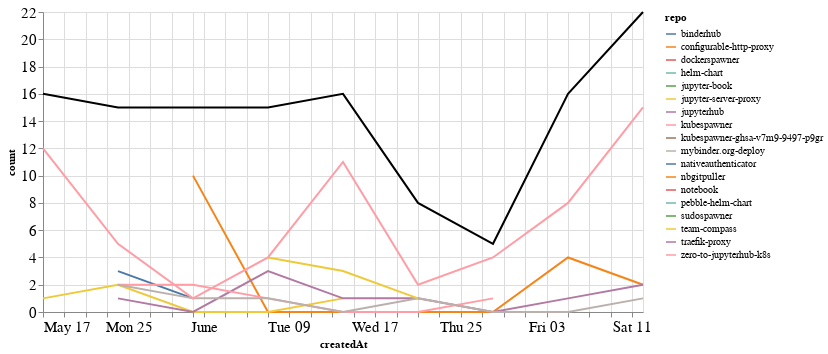

Here is the notebook cell this chart was saved with:
### Markdown cell above
## Comments

### Code cell
comments_time = comments.groupby('repo').resample('W', on='createdAt').count()['author'].reset_index()
comments_time = comments_time.rename(columns={'author': 'count'})
comments_time_total = comments_time.groupby('createdAt').agg({"count": "sum"}).reset_index()
ch1 = alt.Chart(comments_time, width=600).mark_line().encode(
    x='createdAt',
    y='count',
    color='repo',
    tooltip="repo"
)

ch2 = alt.Chart(comments_time_total, width=600).mark_line(color="black").encode(
    x='createdAt',
    y='count',
)

ch1 + ch2

### Figure 1 — Vega-Lite specification as saved in the notebook (floating-point values rounded to 4 significant figures)
{"config": {"axisLeft": {"labelFontSize": 15}, "axisBottom": {"labelFontSize": 15}}, "layer": [{"data": {"name": "data-ae544c1c4b51043bd2681ccf285756d8"}, "mark": "line", "encoding": {"color": {"type": "nominal", "field": "repo"}, "tooltip": {"type": "nominal", "field": "repo"}, "x": {"type": "temporal", "field": "createdAt"}, "y": {"type": "quantitative", "field": "count"}}, "width": 600}, {"data": {"name": "data-80820a0e89eb539f0df53635796e2643"}, "mark": {"type": "line", "color": "black"}, "encoding": {"x": {"type": "temporal", "field": "createdAt"}, "y": {"type": "quantitative", "field": "count"}}, "width": 600}], "$schema": "https://vega.github.io/schema/vega-lite/v4.8.1.json", "datasets": {"data-ae544c1c4b51043bd2681ccf285756d8": [{"repo": "binderhub", "createdAt": "2020-05-24T00:00:00", "count": 3}, {"repo": "binderhub", "createdAt": "2020-05-31T00:00:00", "count": 1}, {"repo": "configurable-http-proxy", "createdAt": "2020-05-31T00:00:00", "count": 10}, {"repo": "configurable-http-proxy", "createdAt": "2020-06-07T00:00:00", "count": 0}, {"repo": "configurable-http-proxy", "createdAt": "2020-06-14T00:00:00", "count": 0}, {"repo": "configurable-http-proxy", "createdAt": "2020-06-21T00:00:00", "count": 0}, {"repo": "configurable-http-proxy", "createdAt": "2020-06-28T00:00:00", "count": 0}, {"repo": "configurable-http-proxy", "createdAt": "2020-07-05T00:00:00", "count": 4}, {"repo": "configurable-http-proxy", "createdAt": "2020-07-12T00:00:00", "count": 2}, {"repo": "dockerspawner", "createdAt": "2020-07-05T00:00:00", "count": 1}, {"repo": "helm-chart", "createdAt": "2020-06-07T00:00:00", "count": 1}, {"repo": "jupyter-book", "createdAt": "2020-07-12T00:00:00", "count": 1}, {"repo": "jupyter-server-proxy", "createdAt": "2020-05-17T00:00:00", "count": 1}, {"repo": "jupyter-server-proxy", "createdAt": "2020-05-24T00:00:00", "count": 2}, {"repo": "jupyter-server-proxy", "createdAt": "2020-05-31T00:00:00", "count": 0}, {"repo": "jupyter-server-proxy", "createdAt": "2020-06-07T00:00:00", "count": 0}, {"repo": "jupyter-server-proxy", "createdAt": "2020-06-14T00:00:00", "count": 1}, {"repo": "jupyterhub", "createdAt": "2020-05-24T00:00:00", "count": 1}, {"repo": "jupyterhub", "createdAt": "2020-05-31T00:00:00", "count": 0}, {"repo": "jupyterhub", "createdAt": "2020-06-07T00:00:00", "count": 3}, {"repo": "jupyterhub", "createdAt": "2020-06-14T00:00:00", "count": 1}, {"repo": "jupyterhub", "createdAt": "2020-06-21T00:00:00", "count": 1}, {"repo": "jupyterhub", "createdAt": "2020-06-28T00:00:00", "count": 0}, {"repo": "jupyterhub", "createdAt": "2020-07-05T00:00:00", "count": 1}, {"repo": "jupyterhub", "createdAt": "2020-07-12T00:00:00", "count": 2}, {"repo": "kubespawner", "createdAt": "2020-05-24T00:00:00", "count": 2}, {"repo": "kubespawner", "createdAt": "2020-05-31T00:00:00", "count": 2}, {"repo": "kubespawner", "createdAt": "2020-06-07T00:00:00", "count": 1}, {"repo": "kubespawner", "createdAt": "2020-06-14T00:00:00", "count": 0}, {"repo": "kubespawner", "createdAt": "2020-06-21T00:00:00", "count": 0}, {"repo": "kubespawner", "createdAt": "2020-06-28T00:00:00", "count": 1}, {"repo": "kubespawner-ghsa-v7m9-9497-p9gr", "createdAt": "2020-07-05T00:00:00", "count": 1}, {"repo": "mybinder.org-deploy", "createdAt": "2020-05-24T00:00:00", "count": 2}, {"repo": "mybinder.org-deploy", "createdAt": "2020-05-31T00:00:00", "count": 1}, {"repo": "mybinder.org-deploy", "createdAt": "2020-06-07T00:00:00", "count": 1}, {"repo": "mybinder.org-deploy", "createdAt": "2020-06-14T00:00:00", "count": 0}, {"repo": "mybinder.org-deploy", "createdAt": "2020-06-21T00:00:00", "count": 1}, {"repo": "mybinder.org-deploy", "createdAt": "2020-06-28T00:00:00", "count": 0}, {"repo": "mybinder.org-deploy", "createdAt": "2020-07-05T00:00:00", "count": 0}, {"repo": "mybinder.org-deploy", "createdAt": "2020-07-12T00:00:00", "count": 1}, {"repo": "nativeauthenticator", "createdAt": "2020-07-12T00:00:00", "count": 1}, {"repo": "nbgitpuller", "createdAt": "2020-07-05T00:00:00", "count": 1}, {"repo": "notebook", "createdAt": "2020-05-17T00:00:00", "count": 1}, {"repo": "pebble-helm-chart", "createdAt": "2020-06-07T00:00:00", "count": 1}, {"repo": "sudospawner", "createdAt": "2020-06-21T00:00:00", "count": 3}, {"repo": "team-compass", "createdAt": "2020-06-07T00:00:00", "count": 4}, {"repo": "team-compass", "createdAt": "2020-06-14T00:00:00", "count": 3}, {"repo": "team-compass", "createdAt": "2020-06-21T00:00:00", "count": 1}, {"repo": "traefik-proxy", "createdAt": "2020-05-17T00:00:00", "count": 2}, {"repo": "zero-to-jupyterhub-k8s", "createdAt": "2020-05-17T00:00:00", "count": 12}, {"repo": "zero-to-jupyterhub-k8s", "createdAt": "2020-05-24T00:00:00", "count": 5}, {"repo": "zero-to-jupyterhub-k8s", "createdAt": "2020-05-31T00:00:00", "count": 1}, {"repo": "zero-to-jupyterhub-k8s", "createdAt": "2020-06-07T00:00:00", "count": 4}, {"repo": "zero-to-jupyterhub-k8s", "createdAt": "2020-06-14T00:00:00", "count": 11}, {"repo": "zero-to-jupyterhub-k8s", "createdAt": "2020-06-21T00:00:00", "count": 2}, {"repo": "zero-to-jupyterhub-k8s", "createdAt": "2020-06-28T00:00:00", "count": 4}, {"repo": "zero-to-jupyterhub-k8s", "createdAt": "2020-07-05T00:00:00", "count": 8}, {"repo": "zero-to-jupyterhub-k8s", "createdAt": "2020-07-12T00:00:00", "count": 15}], "data-80820a0e89eb539f0df53635796e2643": [{"createdAt": "2020-05-17T00:00:00", "count": 16}, {"createdAt": "2020-05-24T00:00:00", "count": 15}, {"createdAt": "2020-05-31T00:00:00", "count": 15}, {"createdAt": "2020-06-07T00:00:00", "count": 15}, {"createdAt": "2020-06-14T00:00:00", "count": 16}, {"createdAt": "2020-06-21T00:00:00", "count": 8}, {"createdAt": "2020-06-28T00:00:00", "count": 5}, {"createdAt": "2020-07-05T00:00:00", "count": 16}, {"createdAt": "2020-07-12T00:00:00", "count": 22}]}}
